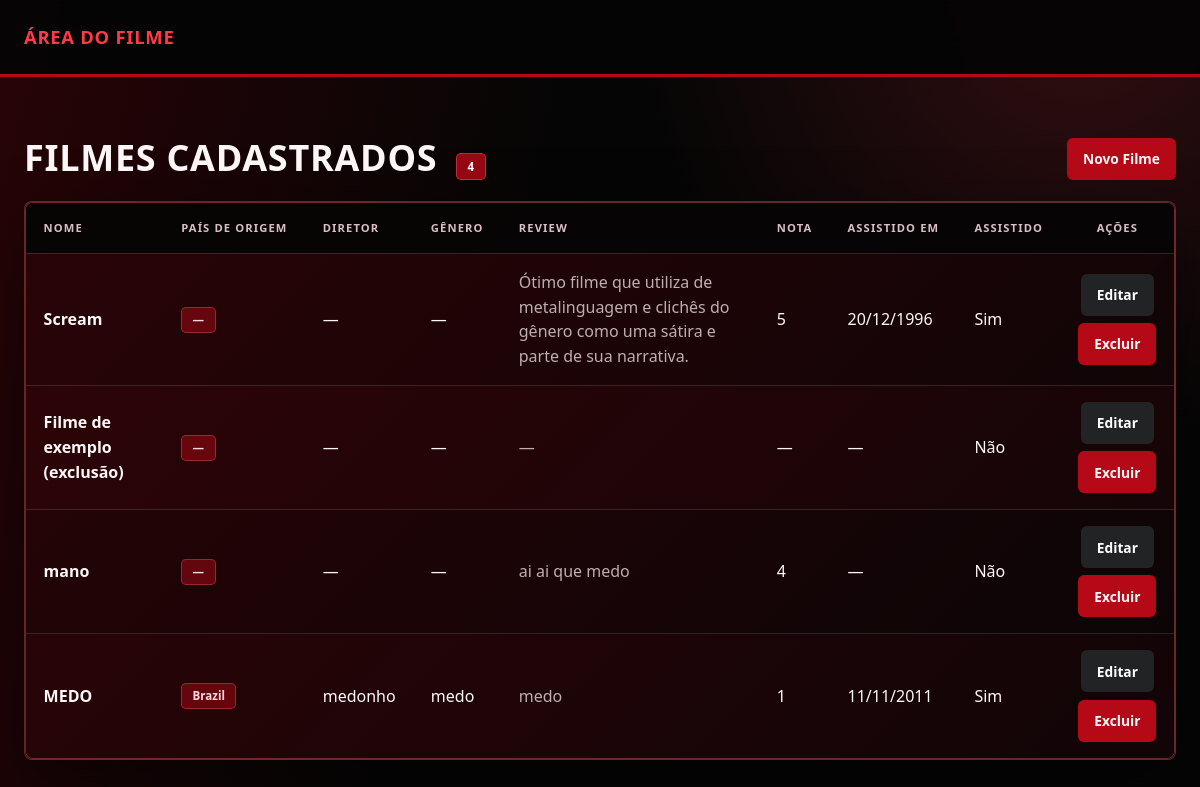
Screenshot of /filme/ with the database file from the repository.
### filme/models.py (models this page shows, shortened)
class Filme(models.Model):
    nome = models.CharField(max_length=100)
    review = models.TextField(blank=True)
    nota = models.PositiveSmallIntegerField(
        null=True,
        blank=True,
        validators=[MinValueValidator(1), MaxValueValidator(5)],
    )
    data_assistido = models.DateField(null=True, blank=True)
    assistido = models.BooleanField(default=False)

class FilmePais(models.Model):
    filme = models.OneToOneField(Filme, on_delete=models.CASCADE, related_name='dados_pais', null=True, blank=True)
    pais_origem = CountryField(blank_label="(selecionar país)")

class FilmeDiretor(models.Model):
    filme = models.OneToOneField(Filme, on_delete=models.CASCADE, related_name='dados_diretor', null=True, blank=True)
    diretor = models.CharField(max_length=100, default='')

class FilmeGenero(models.Model):
    filme = models.OneToOneField(Filme, on_delete=models.CASCADE, related_name='dados_genero', null=True, blank=True)
    genero = models.CharField(max_length=100, default='')

### filme/views.py (the view)
# urls.py: path('filme/', include("filme.urls")),
def filme(request):
    filmes = Filme.objects.all()
    return render(request, 'filme.html', {'filmes': filmes})

### filme/templates/filme.html (shortened to what this page needs)
{% load static %}
<!DOCTYPE html>
<html lang="pt-br">
<head>
    <link rel="stylesheet" href="{% static 'filme/css/style.css' %}">
</head>
<body class="bg-light">
    <nav class="navbar navbar-dark bg-dark mb-4">
        <div class="container">
            <span class="navbar-brand mb-0 h1">Área do Filme</span>
        </div>
    </nav>
    <main class="container pb-5">
        <div class="d-flex justify-content-between align-items-center mb-3">
            <h1 class="h3 mb-0">Filmes cadastrados
                <span class="badge bg-primary rounded-pill fs-6 ms-2">{{ filmes|length }}</span>
            </h1>
            <a href="{% url 'criar_filme' %}" class="btn btn-primary">Novo Filme</a>
        </div>
        {% if filmes %}
        <div class="card shadow-sm">
            <div class="table-responsive">
                <table class="table table-striped table-hover align-middle mb-0">
                    <thead class="table-dark">
                        <tr>
                            <th>Nome</th>
                            <th>País de Origem</th>
                            <th>Diretor</th>
                            <th>Gênero</th>
                            <th>Review</th>
                            <th>Nota</th>
                            <th>Assistido em</th>
                            <th>Assistido</th>
                            <th class="text-center">Ações</th>
                        </tr>
                    </thead>
                    <tbody>
                        {% for filme in filmes %}
                        <tr>
                            <td class="fw-semibold">{{ filme.nome }}</td>
                            <td><span class="badge bg-secondary">{{ filme.dados_pais.pais_origem.name|default:"—" }}</span></td>
                            <td>{{ filme.dados_diretor.diretor|default:"—" }}</td>
                            <td>{{ filme.dados_genero.genero|default:"—" }}</td>
                            <td class="text-muted">{{ filme.review|default:"—" }}</td>
                            <td>{{ filme.nota|default:"—" }}</td>
                            <td>{{ filme.data_assistido|date:"d/m/Y"|default:"—" }}</td>
                            <td>{% if filme.assistido %}Sim{% else %}Não{% endif %}</td>
                            <td class="text-center">
                                <a href="{% url 'editar_filme' filme.pk %}" class="btn btn-sm btn-warning me-1">Editar</a>
                                <a href="{% url 'excluir_filme' filme.pk %}" class="btn btn-sm btn-danger">Excluir</a>
                            </td>
                        </tr>
                        {% endfor %}
                    </tbody>
                </table>
            </div>
        </div>
        {% else %}
        <div class="alert alert-warning" role="alert">
            Nenhum filme cadastrado ainda.
            <a href="{% url 'criar_filme' %}" class="alert-link">Cadastre o primeiro!</a>
        </div>
        {% endif %}
    </main>
</body>
</html>

### filme/static/filme/css/style.css (style rules this page uses)
:root { --bg: #050505; --soft: #0e090a; --panel: #160304; --raised: #26090b; --line: rgba(255, 255, 255, .12); --line-red: rgba(255, 100, 112, .35); --text: #fff7f7; --muted: #bfaeb0; --red: #ff3948; --red-dark: #b50918; }
* { box-sizing: border-box; }
html { min-width: 320px; background: var(--bg); }
body, body.bg-light { min-height: 100vh; margin: 0; color: var(--text); background: linear-gradient(105deg, rgba(115, 0, 10, .32), transparent 42%), radial-gradient(circle at 90% 0%, rgba(255, 57, 72, .18), transparent 28rem), var(--bg) !important; font-family: 'Trebuchet MS', 'Segoe UI', sans-serif; line-height: 1.55; }
a { color: inherit; }
.container { width: min(1180px, calc(100% - 3rem)); margin: 0 auto; }
.navbar, .navbar.bg-dark { margin-bottom: 0 !important; background: rgba(5, 5, 5, .95) !important; border-bottom: 3px solid var(--red-dark); backdrop-filter: blur(18px); }
.navbar .container { display: flex; align-items: center; min-height: 74px; }
.navbar-brand { display: inline-flex; align-items: center; gap: .65rem; color: var(--red) !important; font-size: 1.15rem; font-weight: 800; letter-spacing: .04em; text-decoration: none; text-transform: uppercase; }
.navbar-brand:first-letter { color: #fff; }
main.container { padding-top: 3.8rem; padding-bottom: 5rem; }
h1, h2, h3, p { margin-top: 0; }
h1, h2, h3 { color: var(--text); letter-spacing: .02em; }
.h3 { margin-bottom: 0; font-size: clamp(1.7rem, 3vw, 2.45rem); line-height: 1.1; text-transform: uppercase; }
.fw-semibold { font-weight: 600; }
.text-muted { color: var(--muted) !important; }
.d-flex { display: flex; }
.justify-content-between { justify-content: space-between; }
.align-items-center { align-items: center; }
.mb-0 { margin-bottom: 0; }
.mb-3 { margin-bottom: 1.35rem; }
.mb-4 { margin-bottom: 2rem; }
.pb-5 { padding-bottom: 5rem; }
.ms-2 { margin-left: .55rem; }
.text-center { text-align: center !important; }
.card, .table-responsive { overflow: hidden; background: linear-gradient(135deg, rgba(42, 4, 7, .94), rgba(10, 5, 6, .96)); border: 1px solid var(--line-red) !important; border-radius: 8px; box-shadow: 0 24px 70px rgba(0, 0, 0, .42) !important; }
.btn { display: inline-flex; align-items: center; justify-content: center; min-height: 42px; padding: .65rem 1rem; border: 0; border-radius: 6px; color: var(--text) !important; font: 700 .86rem 'Trebuchet MS', 'Segoe UI', sans-serif; text-decoration: none; cursor: pointer; outline: none; transition: transform .2s ease, background .2s ease; }
.text-center .btn { display: flex; width: max-content; margin-right: auto; margin-left: auto; }
.text-center .btn + .btn { margin-top: .45rem; }
.btn-primary, .btn-danger { background: var(--red-dark) !important; }
.btn-warning { color: #fff !important; background: #222325 !important; }
.table-responsive { overflow-x: auto; }
.table { width: 100%; min-width: 940px; border-collapse: collapse; color: var(--text); }
.table th, .table td { padding: 1rem 1.1rem; text-align: left; border-bottom: 1px solid var(--line); vertical-align: middle; }
.table thead th { color: #d9bfc2; background: rgba(5, 5, 5, .92) !important; font-size: .7rem; letter-spacing: .1em; text-transform: uppercase; white-space: nowrap; }
.table tbody tr { background: transparent; transition: background .2s ease; }
.table tbody tr:nth-child(even) { background: rgba(181, 9, 24, .045); }
.table tbody tr:last-child td { border-bottom: 0; }
.badge { display: inline-block; padding: .4rem .65rem; border-radius: 5px; font-size: .72rem; font-weight: 700; line-height: 1; }
.badge.bg-secondary { color: #ffd9de; background: rgba(181, 9, 24, .45) !important; border: 1px solid rgba(255, 100, 112, .35); }
.badge.bg-primary { color: #fff; background: rgba(181, 9, 24, .82) !important; border: 1px solid rgba(255, 100, 112, .4); }

### rows the page displays
Filme: nome "Scream", dados_pais.pais_origem.name "—", dados_diretor.diretor "—", dados_genero.genero "—", review "Ótimo filme que utiliza de metalinguagem e clichês do gênero como uma sátira e parte de sua narrativa.", nota "5", data_assistido "20/12/1996", assistido "Sim"
Filme: nome "Filme de exemplo (exclusão)", dados_pais.pais_origem.name "—", dados_diretor.diretor "—", dados_genero.genero "—", review "—", nota "—", data_assistido "—", assistido "Não"
Filme: nome "mano", dados_pais.pais_origem.name "—", dados_diretor.diretor "—", dados_genero.genero "—", review "ai ai que medo", nota "4", data_assistido "—", assistido "Não"
Filme: nome "MEDO", dados_pais.pais_origem.name "Brazil", dados_diretor.diretor "medonho", dados_genero.genero "medo", review "medo", nota "1", data_assistido "11/11/2011", assistido "Sim"

### other values shown
{{ filmes|length }} "4"
